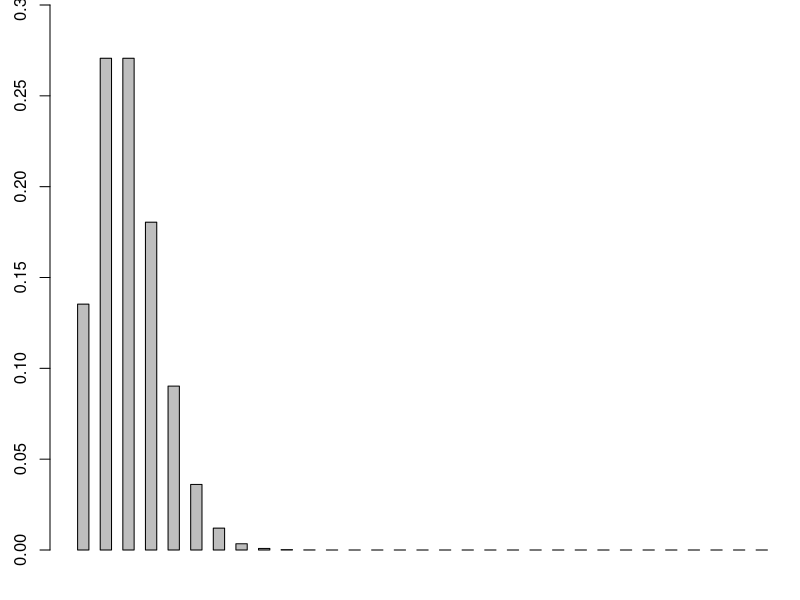
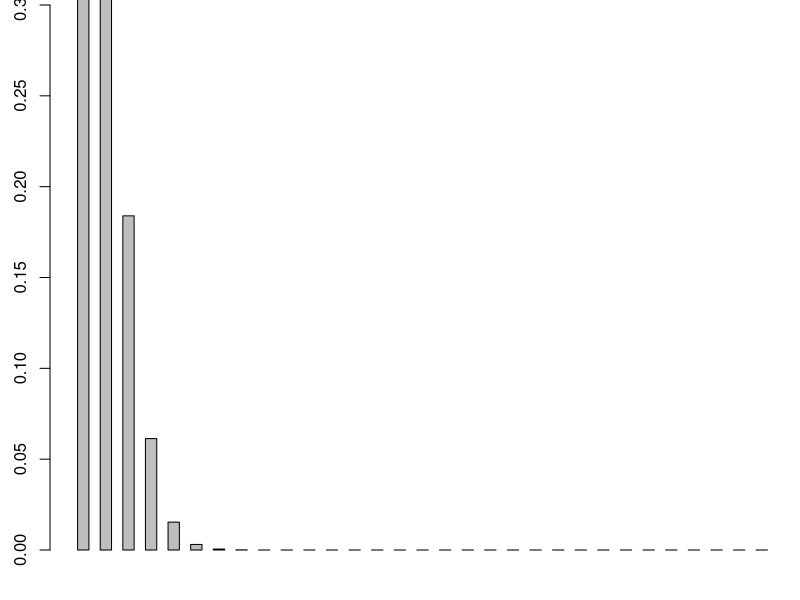
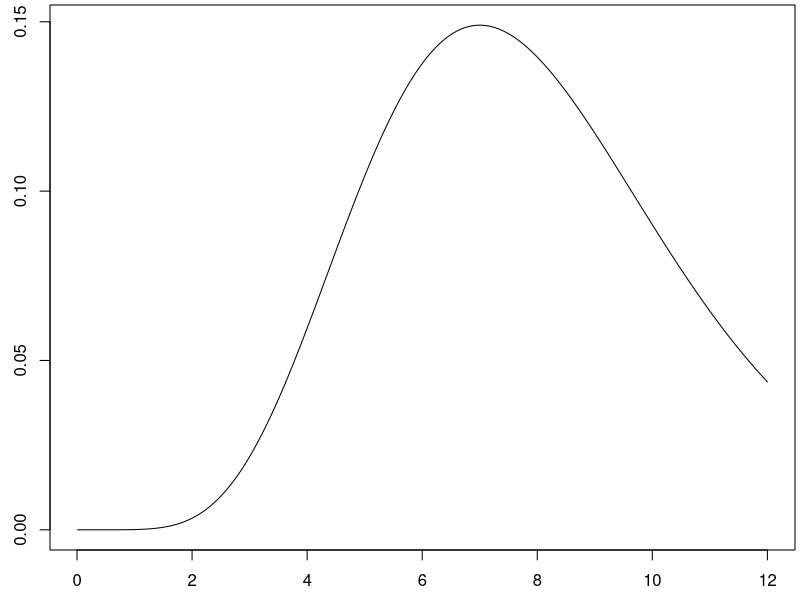

Source code (R) for these figures, in order:
p <- function(x,lambda=2){
  # x must be a whole number
  (lambda^x/factorial(x))*exp(-lambda)
}

p(1,1)
exp(-1)
p(5,1)

x <- 0:30
par(mfrow=c(1,1),mar=c(2.5,2.5,0.25,0.25))
barplot(p(x),ylim=c(0,0.3),width=rep(1,length(x)),space=1)

x <- 0:30
par(mfrow=c(1,1),mar=c(2.5,2.5,0.25,0.25))
barplot(p(x,1),ylim=c(0,0.3),width=rep(1,length(x)),space=1)



lambda <- seq(0.01,12,0.01)
output <- p(7,lambda)
plot(lambda,output,type='l')
